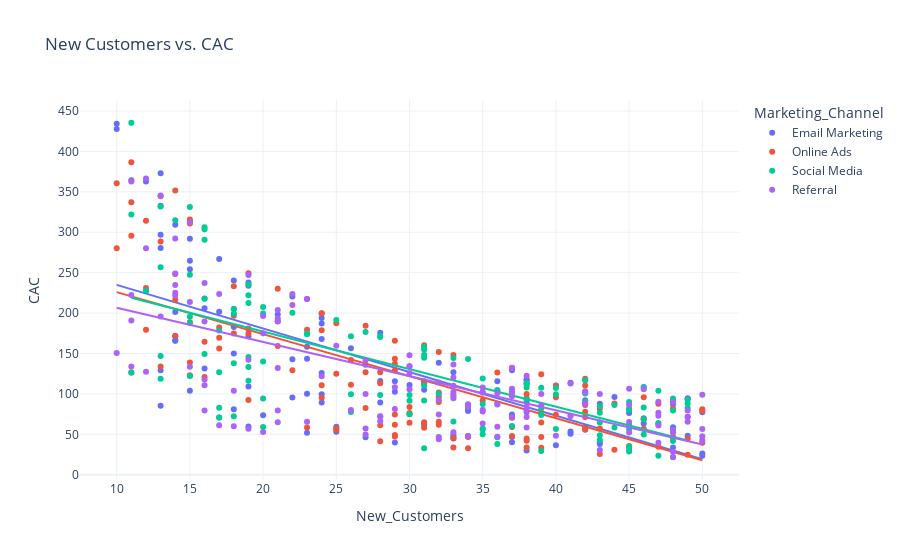

Notebook source saved alongside this figure:
### Code cell
fig2 = px.scatter(df, x='New_Customers', 
                  y='CAC', color='Marketing_Channel', 
                  title='New Customers vs. CAC', 
                  trendline='ols')
fig2.show()
